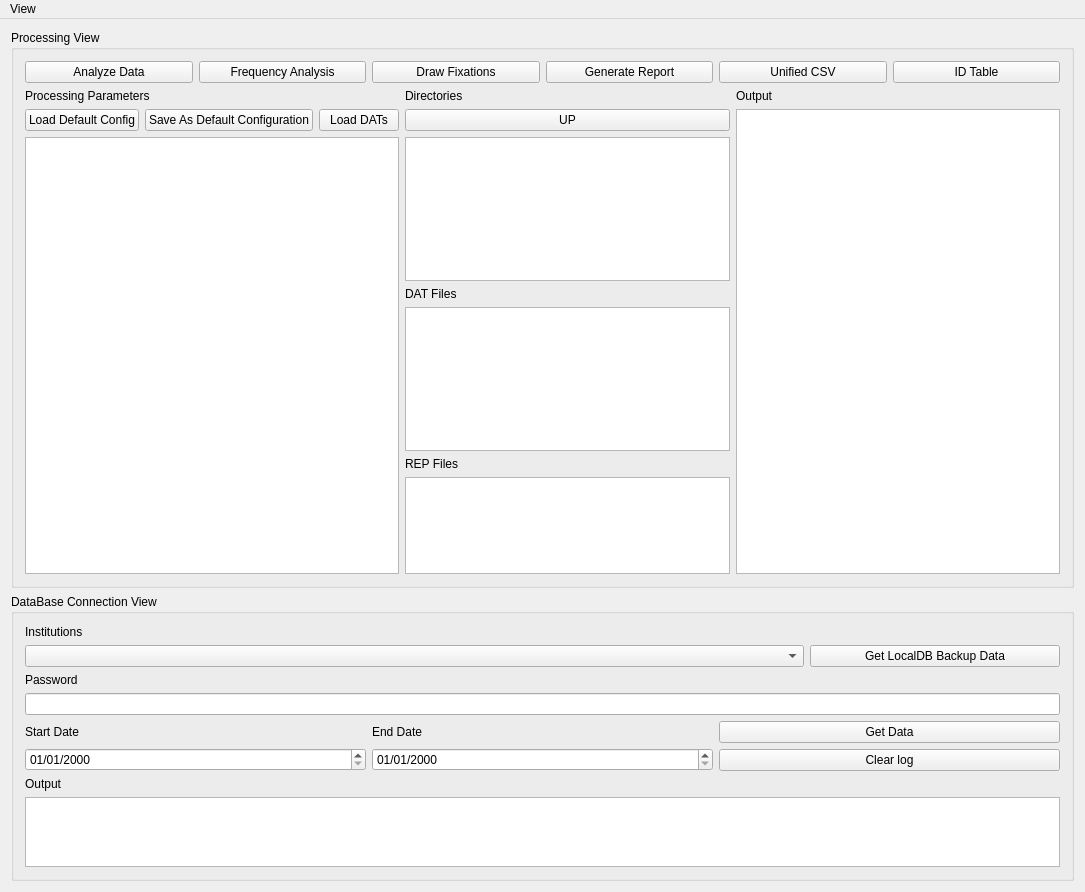
<?xml version="1.0" encoding="UTF-8"?>
<ui version="4.0">
 <class>EyeDataAnalyzer</class>
 <widget class="QMainWindow" name="EyeDataAnalyzer">
  <property name="geometry">
   <rect>
    <x>0</x>
    <y>0</y>
    <width>1085</width>
    <height>892</height>
   </rect>
  </property>
  <property name="windowTitle">
   <string>EyeDataAnalyzer</string>
  </property>
  <widget class="QWidget" name="centralWidget">
   <layout class="QVBoxLayout" name="verticalLayout_14">
    <item>
     <widget class="QGroupBox" name="groupBoxProcessingView">
      <property name="title">
       <string>Processing View</string>
      </property>
      <layout class="QVBoxLayout" name="verticalLayout_11">
       <item>
        <layout class="QHBoxLayout" name="horizontalLayout_2">
         <item>
          <widget class="QPushButton" name="pbAnalyzeData">
           <property name="text">
            <string>Analyze Data</string>
           </property>
          </widget>
         </item>
         <item>
          <widget class="QPushButton" name="pgFrequencyAnalsis">
           <property name="text">
            <string>Frequency Analysis</string>
           </property>
          </widget>
         </item>
         <item>
          <widget class="QPushButton" name="pbDrawFixations">
           <property name="text">
            <string>Draw Fixations</string>
           </property>
          </widget>
         </item>
         <item>
          <widget class="QPushButton" name="pbGenerateReport">
           <property name="text">
            <string>Generate Report</string>
           </property>
          </widget>
         </item>
         <item>
          <widget class="QPushButton" name="pbUnifiedCSV">
           <property name="text">
            <string>Unified CSV</string>
           </property>
          </widget>
         </item>
         <item>
          <widget class="QPushButton" name="pbIDTable">
           <property name="text">
            <string>ID Table</string>
           </property>
          </widget>
         </item>
        </layout>
       </item>
       <item>
        <layout class="QHBoxLayout" name="horizontalLayout_4">
         <item>
          <layout class="QVBoxLayout" name="verticalLayout_10">
           <item>
            <widget class="QLabel" name="label_9">
             <property name="text">
              <string>Processing Parameters</string>
             </property>
            </widget>
           </item>
           <item>
            <layout class="QHBoxLayout" name="horizontalLayout_3">
             <item>
              <widget class="QPushButton" name="pteDefConfig">
               <property name="text">
                <string>Load Default Config</string>
               </property>
              </widget>
             </item>
             <item>
              <widget class="QPushButton" name="pbSaveDefConf">
               <property name="text">
                <string>Save As Default Configuration</string>
               </property>
              </widget>
             </item>
             <item>
              <widget class="QPushButton" name="pbDATFiles">
               <property name="text">
                <string>Load DATs</string>
               </property>
              </widget>
             </item>
            </layout>
           </item>
           <item>
            <widget class="QPlainTextEdit" name="pteConfig"/>
           </item>
          </layout>
         </item>
         <item>
          <layout class="QVBoxLayout" name="verticalLayout_9">
           <item>
            <layout class="QVBoxLayout" name="verticalLayout_8">
             <item>
              <layout class="QVBoxLayout" name="verticalLayout_6">
               <item>
                <widget class="QLabel" name="label_5">
                 <property name="text">
                  <string>Directories</string>
                 </property>
                </widget>
               </item>
               <item>
                <widget class="QPushButton" name="pbUp">
                 <property name="text">
                  <string>UP</string>
                 </property>
                </widget>
               </item>
               <item>
                <widget class="QListWidget" name="lwDirs"/>
               </item>
              </layout>
             </item>
             <item>
              <widget class="QLabel" name="label_6">
               <property name="text">
                <string>DAT Files</string>
               </property>
              </widget>
             </item>
             <item>
              <widget class="QListWidget" name="lwDatFiles"/>
             </item>
            </layout>
           </item>
           <item>
            <layout class="QVBoxLayout" name="verticalLayout_7">
             <item>
              <widget class="QLabel" name="label_7">
               <property name="text">
                <string>REP Files</string>
               </property>
              </widget>
             </item>
             <item>
              <widget class="QListWidget" name="lwRepFiles"/>
             </item>
            </layout>
           </item>
          </layout>
         </item>
         <item>
          <layout class="QVBoxLayout" name="verticalLayout_12">
           <item>
            <widget class="QLabel" name="label_8">
             <property name="text">
              <string>Output</string>
             </property>
            </widget>
           </item>
           <item>
            <widget class="QPlainTextEdit" name="pteProcessingOutput">
             <property name="readOnly">
              <bool>true</bool>
             </property>
            </widget>
           </item>
          </layout>
         </item>
        </layout>
       </item>
      </layout>
     </widget>
    </item>
    <item>
     <widget class="QGroupBox" name="groupBoxDataBaseView">
      <property name="title">
       <string>DataBase Connection View</string>
      </property>
      <layout class="QVBoxLayout" name="verticalLayout_15">
       <item>
        <layout class="QVBoxLayout" name="verticalLayout_3">
         <item>
          <widget class="QLabel" name="label">
           <property name="text">
            <string>Institutions</string>
           </property>
          </widget>
         </item>
         <item>
          <layout class="QHBoxLayout" name="horizontalLayout_5">
           <item>
            <widget class="QComboBox" name="cbInstitutions"/>
           </item>
           <item>
            <widget class="QPushButton" name="pbLocalDB">
             <property name="maximumSize">
              <size>
               <width>250</width>
               <height>16777215</height>
              </size>
             </property>
             <property name="text">
              <string>Get LocalDB Backup Data</string>
             </property>
            </widget>
           </item>
          </layout>
         </item>
        </layout>
       </item>
       <item>
        <layout class="QVBoxLayout" name="verticalLayout_13">
         <item>
          <widget class="QLabel" name="label_10">
           <property name="text">
            <string>Password</string>
           </property>
          </widget>
         </item>
         <item>
          <widget class="QLineEdit" name="lePasswordField">
           <property name="echoMode">
            <enum>QLineEdit::Password</enum>
           </property>
          </widget>
         </item>
        </layout>
       </item>
       <item>
        <layout class="QHBoxLayout" name="horizontalLayout">
         <item>
          <layout class="QVBoxLayout" name="verticalLayout">
           <item>
            <widget class="QLabel" name="label_2">
             <property name="text">
              <string>Start Date</string>
             </property>
            </widget>
           </item>
           <item>
            <widget class="QDateEdit" name="deStartDate">
             <property name="displayFormat">
              <string>dd/MM/yyyy</string>
             </property>
            </widget>
           </item>
          </layout>
         </item>
         <item>
          <layout class="QVBoxLayout" name="verticalLayout_2">
           <item>
            <widget class="QLabel" name="label_3">
             <property name="text">
              <string>End Date</string>
             </property>
            </widget>
           </item>
           <item>
            <widget class="QDateEdit" name="deEndDate">
             <property name="displayFormat">
              <string>dd/MM/yyyy</string>
             </property>
            </widget>
           </item>
          </layout>
         </item>
         <item>
          <layout class="QVBoxLayout" name="verticalLayout_5">
           <item>
            <widget class="QPushButton" name="pbGetData">
             <property name="text">
              <string>Get Data</string>
             </property>
            </widget>
           </item>
           <item>
            <widget class="QPushButton" name="pbClearLog">
             <property name="text">
              <string>Clear log</string>
             </property>
            </widget>
           </item>
          </layout>
         </item>
        </layout>
       </item>
       <item>
        <layout class="QVBoxLayout" name="verticalLayout_4">
         <item>
          <widget class="QLabel" name="label_4">
           <property name="text">
            <string>Output</string>
           </property>
          </widget>
         </item>
         <item>
          <widget class="QPlainTextEdit" name="pteDBOutputLog">
           <property name="readOnly">
            <bool>true</bool>
           </property>
          </widget>
         </item>
        </layout>
       </item>
      </layout>
     </widget>
    </item>
   </layout>
  </widget>
  <widget class="QMenuBar" name="menuBar">
   <property name="geometry">
    <rect>
     <x>0</x>
     <y>0</y>
     <width>1085</width>
     <height>21</height>
    </rect>
   </property>
   <widget class="QMenu" name="menuView">
    <property name="title">
     <string>View</string>
    </property>
    <addaction name="actionDataBase_Connection"/>
    <addaction name="actionProcessing_View"/>
    <addaction name="actionShow_Full_Log"/>
   </widget>
   <addaction name="menuView"/>
  </widget>
  <action name="actionDataBase_Connection">
   <property name="text">
    <string>DataBase Download View</string>
   </property>
  </action>
  <action name="actionProcessing_View">
   <property name="text">
    <string>Processing View</string>
   </property>
  </action>
  <action name="actionShow_Full_Log">
   <property name="checkable">
    <bool>true</bool>
   </property>
   <property name="text">
    <string>Show Full Log</string>
   </property>
  </action>
 </widget>
 <layoutdefault spacing="6" margin="11"/>
 <resources/>
 <connections/>
</ui>
